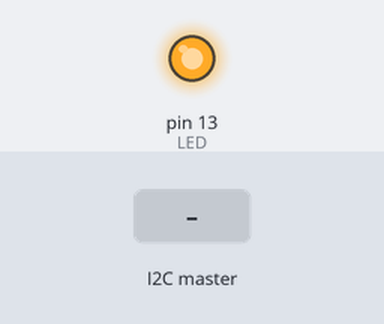
A sketch run on a simulated Arduino Uno, built with avr-gcc and run on an emulated ATmega328P. Parts: output pins drawn as LEDs (lit = HIGH). Inputs (shaded band) come from the test bench.

Above: at 1.2 s.
1.3 s: the I2C master sends the byte 0
At 1.6 s:
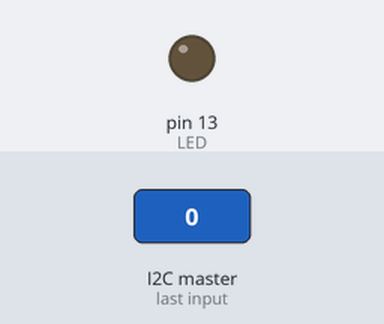
2.8 s: the I2C master sends the byte 1
At 3.9 s:
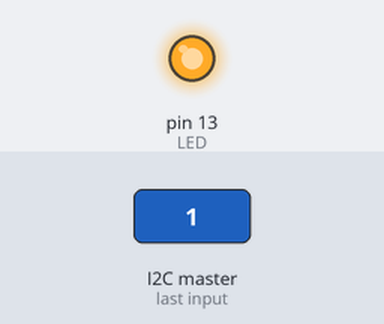
4.3 s: the I2C master sends the byte 2
At 5.1 s:
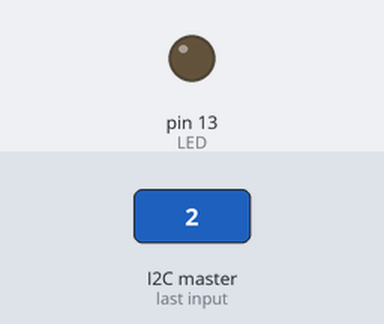
Timing chart, 0 to 7.3 s (numbered marks = the images above; inputs shaded):
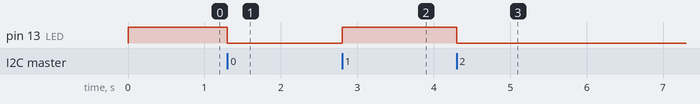

Measured:
- after the input at 1.3 s, pin 13 (LED): HIGH → LOW at once
- after the input at 2.8 s, pin 13 (LED): LOW → HIGH at once
- after the input at 4.3 s, pin 13 (LED): HIGH → LOW at once

The sketch:

sketch_aug17b.ino
```cpp
#include <Wire.h>
#define SLAVE_ADDRESS 0x04       // I2C address for Arduino
#define LED 13                   // Built-in LED
int i2cData = 0;                 // the I2C data received
void setup(){
  Wire.begin(SLAVE_ADDRESS);
  Wire.onReceive(receiveData);
  Wire.onRequest(sendData);
  pinMode(LED, OUTPUT);
  digitalWrite(LED, HIGH);
}
void loop() {
  // Everything happens in the interrupts
}
// Handle reception of incoming I2C data
void receiveData(int byteCount) {
  while (Wire.available()) {
    i2cData = Wire.read();
    if (i2cData == 1) {
      digitalWrite(LED, 1);
    }
    else {
      digitalWrite(LED, 0);
    }
  }
}
// Handle request to send I2C data
void sendData() {
  Wire.write(i2cData);
}
```
